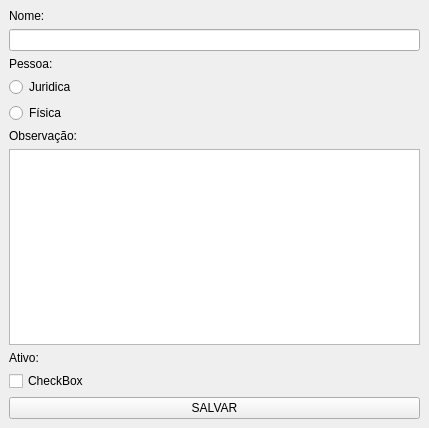
<?xml version="1.0" encoding="UTF-8"?>
<ui version="4.0">
 <class>MainWindow</class>
 <widget class="QMainWindow" name="MainWindow">
  <property name="geometry">
   <rect>
    <x>0</x>
    <y>0</y>
    <width>429</width>
    <height>428</height>
   </rect>
  </property>
  <property name="windowTitle">
   <string>Cadastro de Clientes</string>
  </property>
  <widget class="QWidget" name="centralwidget">
   <layout class="QGridLayout" name="gridLayout_2">
    <item row="0" column="0">
     <widget class="QLabel" name="label_nome">
      <property name="text">
       <string>Nome:</string>
      </property>
     </widget>
    </item>
    <item row="1" column="0">
     <widget class="QLineEdit" name="lineEdit_nome"/>
    </item>
    <item row="2" column="0">
     <layout class="QVBoxLayout" name="verticalLayout_nome"/>
    </item>
    <item row="3" column="0">
     <widget class="QLabel" name="label_pessoa">
      <property name="text">
       <string>Pessoa:</string>
      </property>
     </widget>
    </item>
    <item row="4" column="0">
     <widget class="QRadioButton" name="radioButton_juridica">
      <property name="text">
       <string>Juridica</string>
      </property>
     </widget>
    </item>
    <item row="5" column="0">
     <widget class="QRadioButton" name="radioButton_fisica">
      <property name="text">
       <string>Física</string>
      </property>
     </widget>
    </item>
    <item row="6" column="0">
     <layout class="QVBoxLayout" name="verticalLayout_pessoa"/>
    </item>
    <item row="7" column="0">
     <widget class="QLabel" name="label_observacao">
      <property name="text">
       <string>Observação:</string>
      </property>
     </widget>
    </item>
    <item row="8" column="0">
     <widget class="QPlainTextEdit" name="plainTextEdit_observacao"/>
    </item>
    <item row="9" column="0">
     <layout class="QVBoxLayout" name="verticalLayout_observacao"/>
    </item>
    <item row="10" column="0">
     <widget class="QLabel" name="label_4">
      <property name="text">
       <string>Ativo:</string>
      </property>
     </widget>
    </item>
    <item row="11" column="0">
     <widget class="QCheckBox" name="checkBox">
      <property name="text">
       <string>CheckBox</string>
      </property>
     </widget>
    </item>
    <item row="12" column="0">
     <widget class="QPushButton" name="pushButton_salvar">
      <property name="text">
       <string>SALVAR</string>
      </property>
     </widget>
    </item>
   </layout>
  </widget>
 </widget>
 <resources/>
 <connections/>
</ui>
